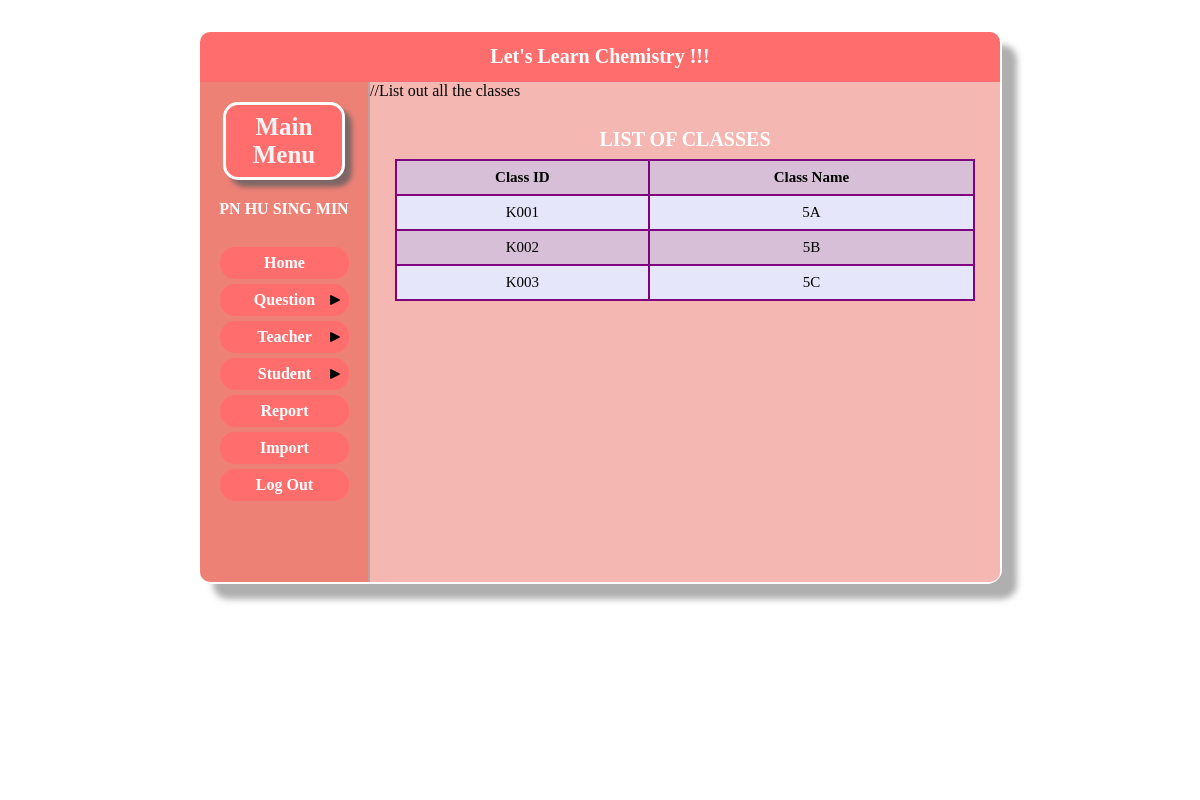
The app's page /sourcefile/kelas_senarai.php (signed in) with its own data.
### tables this page shows
CREATE TABLE `kelas` (
  `id_kelas` varchar(4) NOT NULL,
  `nama_kelas` varchar(10) NOT NULL
);

### sourcefile/kelas_senarai.php (the view, shortened to what this page needs)
<?php
	include("header.php");
	include("menu_guru.php");
?>
<link rel="stylesheet" href="senarai.css">
<div class="kandungan">
	<table>
		<caption>LIST OF CLASSES</caption>
		<tr>
			<th>Class ID</th>
			<th>Class Name</th>
		</tr>
		<?php
			include('sambungan.php');
			$sql = 'select id_kelas, nama_kelas from kelas';
			$result = mysqli_query($sambungan,$sql);
			while($row=mysqli_fetch_array($result)) {
			echo '<tr>
					<td>'.$row["id_kelas"].'</td>
					<td>'.$row["nama_kelas"].'</td>
				  </tr>';
	    }
	?>
</table>
</div>

### sourcefile/menu.css (style rules this page uses)
div.kandungan { overflow: auto; float: left; position: relative; border: none; border-radius: 0 0 10px 0; width: 630px; height: 500px; background-color: rgba(231, 76, 60, 0.4); z-index: 3; }

### sourcefile/senarai.css (style rules this page uses)
table { font-family: cursive; font-size: 15px; font-weight: normal; text-align: center; width: 580px; margin : 20 auto; border-collapse: collapse; }
caption { font-size: 20px; font-weight: bold; color: white; padding: 8px; }
td,th { padding: 8px; border: 2px solid purple; }
tr:nth-child(odd) { background-color: thistle; }
tr:nth-child(even) { background-color: lavender; }
th { font-weight: bold; color: black; background-colour: darkviolet; }

### records on screen
kelas: id_kelas "K001", nama_kelas "5A"
kelas: id_kelas "K002", nama_kelas "5B"
kelas: id_kelas "K003", nama_kelas "5C"

### other values on screen
$nama "PN HU SING MIN"
